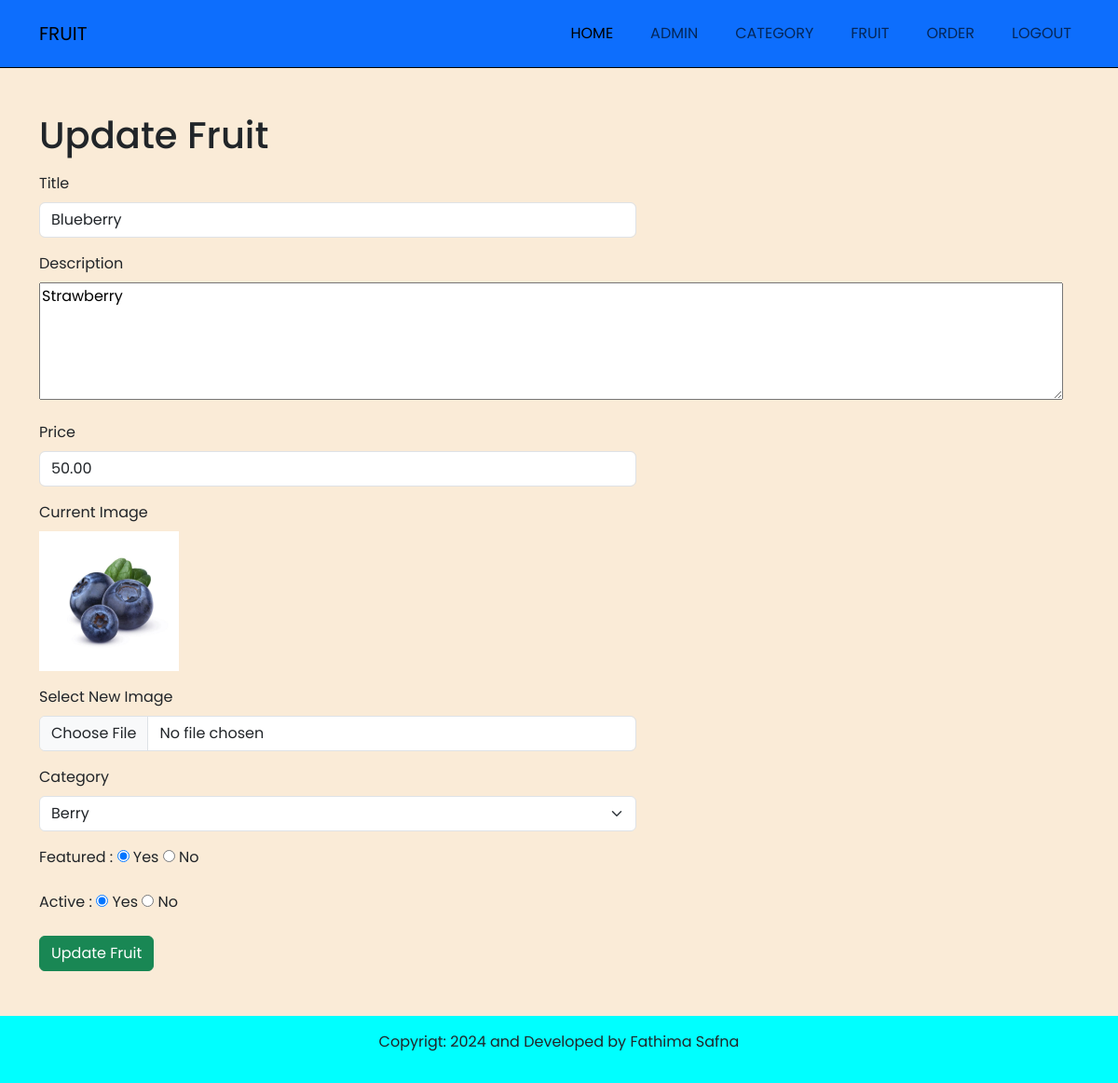
Page /admin/update-fruit.php?id=10 (signed in) on the committed database.
### tables this page shows
CREATE TABLE `tbl_fruit` (
  `id` int(10) UNSIGNED NOT NULL,
  `title` varchar(100) NOT NULL,
  `description` text NOT NULL,
  `price` decimal(10,2) NOT NULL,
  `image_name` varchar(255) NOT NULL,
  `catagory_id` int(10) UNSIGNED NOT NULL,
  `feartured` varchar(10) NOT NULL,
  `active` varchar(10) NOT NULL
);

CREATE TABLE `tbl_catagory` (
  `id` int(10) UNSIGNED NOT NULL,
  `title` varchar(100) NOT NULL,
  `image_name` varchar(255) NOT NULL,
  `feartured` varchar(10) NOT NULL,
  `active` varchar(10) NOT NULL
);

### admin/update-fruit.php (the view, shortened to what this page needs)
<?php
include('partial/menu.php');
?>
<section class= "main">
    <div class= "container">
       <div class= "row py-5">
            <div class="pb-2"><h1>Update Fruit</h1></div>
                <?php
                if(isset($_GET['id']))
                {
                    $id= $_GET['id'];
                    $sql2 = "SELECT * FROM tbl_fruit WHERE id=$id";
                    $res2 = mysqli_query($conn,$sql2);
                    $rows = mysqli_fetch_assoc($res2);
                    $title = $rows['title'];
                    $description = $rows['description'];
                    $price = $rows['price'];
                    $current_image = $rows['image_name'];
                    $current_catagory = $rows['catagory_id'];
                    $feartured = $rows['feartured'];
                    $active = $rows['active'];
                }
                else
                {
                    header("location:".SITEURL.'admin/manage-fruit.php');
                    ob_end_flush();
                    exit();
                }
                ?>
                <div class="col-md-7">
                <form action="" method="POST" enctype="multipart/form-data">
                            <div class="mb-3">
                                <label for="fullname" class="form-label">Title</label>
                                <input type="text"  name="title" value="<?php echo $title; ?>" class="form-control" id="title" aria-describedby="title" >
                            </div>
                            <div class="mb-3">
                                <label for="fullname" class="form-label">Description</label><br>
                                <textarea name="description" cols="77" rows="5"><?php echo $description; ?></textarea>
                            </div>
                            <div class="mb-3">
                                <label for="fullname" class="form-label">Price</label>
                                <input type="number"  name="price" value="<?php echo $price; ?>" class="form-control" id="title" aria-describedby="title" >
                            </div>
                            <div class="mb-3">
                                <label for="fullname" class="form-label">Current Image</label>
                                <div>
                                <?php
                                        if($current_image != "")
                                        {
                                            ?>
                                                <img src = "<?php echo SITEURL; ?>images/fruit/<?php echo $current_image ?>" width="150px">
                                            <?php
                                        }
                                        else
                                        {
                                            echo "<div class= 'text-danger'>Image Not Added</div>";
                                        }
                                    ?>
                                </div>
                            </div>
                            <div class="mb-3">
                                <label for="image" class="form-label">Select New Image</label>
                                <input type="file"  name="image"  class="form-control" id="image" aria-describedby="image">
                            </div>
                            <div class="mb-3">
                                <label for="fullname" class="form-label">Category</label><br>
                                <select class="form-select" name="catagory"  aria-label="Default select example">
                                    <?php
                                        $sql = "SELECT * FROM tbl_catagory WHERE active ='Yes'";
                                        $res = mysqli_query($conn, $sql);
                                        $count = mysqli_num_rows($res);
                                        if($count>0)
                                        {
                                            while($row=mysqli_fetch_assoc($res))
                                            {
                                                $catagory_title=$row['title'];
                                                $catagory_id=$row['id'];
                                                ?>
                                                <option <?php if($current_catagory==$catagory_id){echo "selected";} ?> value="<?php echo $catagory_id; ?>"><?php echo $catagory_title; ?></option>
                                                <?php
                                            }
                                        }
                                        else
                                        {
                                            echo "<option value='0'>Category Not Available</option>";
                                        }
                                    ?>
                                </select>
                            </div>
                            <div class="mb-3">
                                <label for="fullname" class="form-label">Featured : </label>
                                <input <?php if($feartured=="Yes"){echo "checked";} ?> type="radio"  name="feartured"  value="Yes"> Yes
                                <input <?php if($feartured=="No"){echo "checked";} ?> type="radio"  name="feartured"  value="No"> No
                            </div>
                            <div class="mb-3">
                                <label for="password" class="form-label">Active : </label>
                                <input <?php if($active=="Yes"){echo "checked";} ?> type="radio"  name="active"  value="Yes"> Yes
                                <input <?php if($active=="No"){echo "checked";} ?> type="radio"  name="active"  value="No"> No
                            </div>
                            <button type="submit" name="submit" class="btn btn-success">Update Fruit</button>
                            </form>
                        </div>
               </div>
            </div>
         </section>
<?php
include('partial/end.php');
?>

### css/admin.css (style rules this page uses)
* { font-family: "Poppins", sans-serif;; }
.main { background-color: antiquewhite; }

### rows in the picture
tbl_fruit: title "Blueberry", description "Strawberry", price "50.00", image_name (picture), catagory "Berry", feartured "☑", active "☑"
